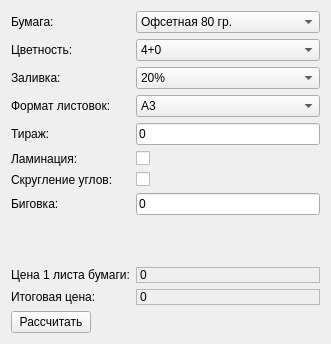
      <widget class="QWidget" name="SWPListovki">
       <layout class="QFormLayout" name="formLayout_3">
        <item row="0" column="0">
         <widget class="QLabel" name="listovka_paper_label">
          <property name="text">
           <string>Бумага:</string>
          </property>
         </widget>
        </item>
        <item row="0" column="1">
         <widget class="QComboBox" name="listovka_paper">
          <item>
           <property name="text">
            <string>Офсетная 80 гр.</string>
           </property>
          </item>
          <item>
           <property name="text">
            <string>Maxigloss 130гр.</string>
           </property>
          </item>
          <item>
           <property name="text">
            <string>Maxigloss 170гр./м.кв</string>
           </property>
          </item>
          <item>
           <property name="text">
            <string>Delight gloss в упак C2S Art</string>
           </property>
          </item>
          <item>
           <property name="text">
            <string>Arconvert</string>
           </property>
          </item>
          <item>
           <property name="text">
            <string>Тач кавер 300</string>
           </property>
          </item>
          <item>
           <property name="text">
            <string>ICELASER Лен</string>
           </property>
          </item>
          <item>
           <property name="text">
            <string>Comet брилиант 300 гр.</string>
           </property>
          </item>
          <item>
           <property name="text">
            <string>Acquerello 300 гр.</string>
           </property>
          </item>
          <item>
           <property name="text">
            <string>Nettuno 300 гр.</string>
           </property>
          </item>
          <item>
           <property name="text">
            <string>Sirio pearl 300 гр.</string>
           </property>
          </item>
          <item>
           <property name="text">
            <string>Splendorgel 300 гр.</string>
           </property>
          </item>
          <item>
           <property name="text">
            <string>TintoRetto 300 гр.</string>
           </property>
          </item>
         </widget>
        </item>
        <item row="1" column="0">
         <widget class="QLabel" name="listovka_colorful_label">
          <property name="text">
           <string>Цветность:</string>
          </property>
         </widget>
        </item>
        <item row="1" column="1">
         <widget class="QComboBox" name="listovka_colorful">
          <item>
           <property name="text">
            <string>4+0</string>
           </property>
          </item>
          <item>
           <property name="text">
            <string>4+4</string>
           </property>
          </item>
         </widget>
        </item>
        <item row="2" column="0">
         <widget class="QLabel" name="listovka_fill_label">
          <property name="text">
           <string>Заливка:</string>
          </property>
         </widget>
        </item>
        <item row="2" column="1">
         <widget class="QComboBox" name="listovka_fill">
          <item>
           <property name="text">
            <string>20%</string>
           </property>
          </item>
          <item>
           <property name="text">
            <string>100%</string>
           </property>
          </item>
         </widget>
        </item>
        <item row="3" column="0">
         <widget class="QLabel" name="listovka_format_label">
          <property name="text">
           <string>Формат листовок:</string>
          </property>
         </widget>
        </item>
        <item row="3" column="1">
         <widget class="QComboBox" name="listovka_format">
          <item>
           <property name="text">
            <string>A3</string>
           </property>
          </item>
          <item>
           <property name="text">
            <string>A4</string>
           </property>
          </item>
          <item>
           <property name="text">
            <string>A5</string>
           </property>
          </item>
          <item>
           <property name="text">
            <string>A6</string>
           </property>
          </item>
          <item>
           <property name="text">
            <string>210*98</string>
           </property>
          </item>
          <item>
           <property name="text">
            <string>150*70</string>
           </property>
          </item>
          <item>
           <property name="text">
            <string>100*70</string>
           </property>
          </item>
         </widget>
        </item>
        <item row="4" column="0">
         <widget class="QLabel" name="listovka_col_label">
          <property name="text">
           <string>Тираж:</string>
          </property>
         </widget>
        </item>
        <item row="4" column="1">
         <widget class="QLineEdit" name="listovka_col">
          <property name="text">
           <string>0</string>
          </property>
         </widget>
        </item>
        <item row="5" column="0">
         <widget class="QLabel" name="listovka_lamination_label">
          <property name="text">
           <string>Ламинация:</string>
          </property>
         </widget>
        </item>
        <item row="5" column="1">
         <widget class="QCheckBox" name="listovka_lamination">
          <property name="text">
           <string/>
          </property>
         </widget>
        </item>
        <item row="6" column="1">
         <widget class="QCheckBox" name="listovka_rounding">
          <property name="text">
           <string/>
          </property>
         </widget>
        </item>
        <item row="6" column="0">
         <widget class="QLabel" name="listovka_rounding_label">
          <property name="text">
           <string>Скругление углов:</string>
          </property>
         </widget>
        </item>
        <item row="7" column="0">
         <widget class="QLabel" name="listovka_big_label">
          <property name="text">
           <string>Биговка:</string>
          </property>
         </widget>
        </item>
        <item row="7" column="1">
         <widget class="QLineEdit" name="listovka_big">
          <property name="text">
           <string>0</string>
          </property>
         </widget>
        </item>
        <item row="8" column="1">
         <spacer name="verticalSpacer">
          <property name="orientation">
           <enum>Qt::Vertical</enum>
          </property>
          <property name="sizeHint" stdset="0">
           <size>
            <width>20</width>
            <height>40</height>
           </size>
          </property>
         </spacer>
        </item>
        <item row="10" column="0">
         <widget class="QLabel" name="listovka_pricep1_label">
          <property name="text">
           <string>Цена 1 листа бумаги:</string>
          </property>
         </widget>
        </item>
        <item row="10" column="1">
         <widget class="QLabel" name="listovka_pricep1">
          <property name="frameShape">
           <enum>QFrame::StyledPanel</enum>
          </property>
          <property name="frameShadow">
           <enum>QFrame::Plain</enum>
          </property>
          <property name="text">
           <string>0</string>
          </property>
         </widget>
        </item>
        <item row="11" column="0">
         <widget class="QLabel" name="listovka_price_label">
          <property name="text">
           <string>Итоговая цена:</string>
          </property>
         </widget>
        </item>
        <item row="11" column="1">
         <widget class="QLabel" name="listovka_price">
          <property name="frameShape">
           <enum>QFrame::StyledPanel</enum>
          </property>
          <property name="text">
           <string>0</string>
          </property>
         </widget>
        </item>
        <item row="12" column="0">
         <widget class="QPushButton" name="listovka_pushButton">
          <property name="text">
           <string>Рассчитать</string>
          </property>
         </widget>
        </item>
       </layout>
      </widget>
